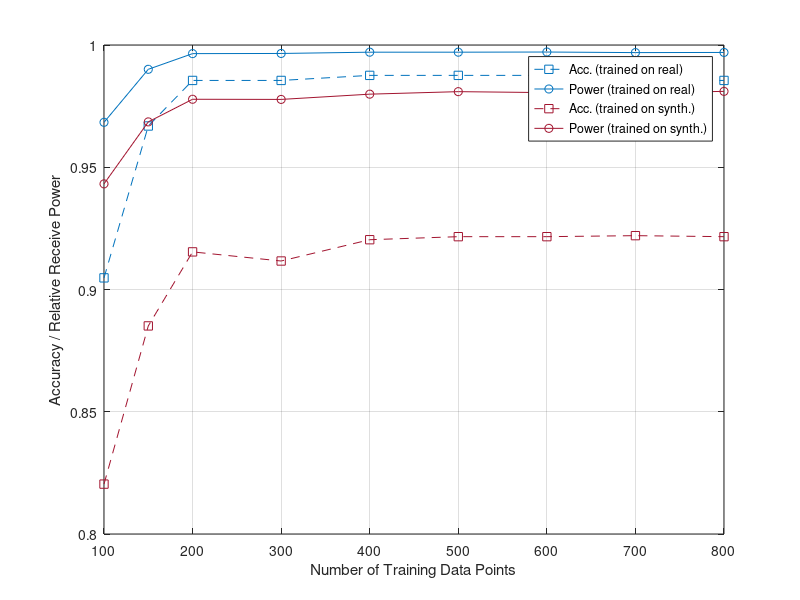

Reproduce this figure in MATLAB.
load('all_acc_train_on_real2.mat')
load('all_pwr_train_on_real2.mat')
load('all_pwr_train_on_synth2.mat')
load('all_acc_train_on_synth2.mat')

num_data = [100, 150, 200, 300, 400, 500, 600, 700, 800];
i = [2,3,4,5,6,7,8,9,10];
% plot(num_data, all_acc_train_on_real2(1, i), '--s', "Color", "#0072BD");
% hold on
% plot(num_data, all_pwr_train_on_real2(1, i), '-o', "Color", "#0072BD");
% hold on
% plot(num_data, all_acc_train_on_synth2(1, i), '--s', "Color", "#A2142F");
% hold on
% plot(num_data, all_pwr_train_on_synth2(1, i), '-o', "Color", "#A2142F");
% grid on

plot(num_data, all_acc_train_on_real2(2, i), '--s', "Color", "#0072BD");
hold on
plot(num_data, all_pwr_train_on_real2(2, i), '-o', "Color", "#0072BD");
hold on
plot(num_data, all_acc_train_on_synth2(2, i), '--s', "Color", "#A2142F");
hold on
plot(num_data, all_pwr_train_on_synth2(2, i), '-o', "Color", "#A2142F");
grid on

xlabel('Number of Training Data Points');
ylabel('Accuracy / Relative Receive Power');

ylim([0.8, 1]);
legend('Acc. (trained on real)', 'Power (trained on real)', 'Acc. (trained on synth.)', 'Power (trained on synth.)');